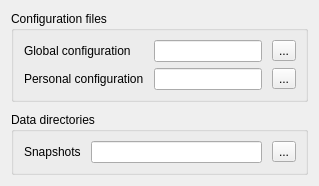
      <widget class="QWidget" name="pathSettingsPage">
       <layout class="QVBoxLayout" name="verticalLayout" stretch="0,0,1">
        <property name="spacing">
         <number>10</number>
        </property>
        <item>
         <widget class="QGroupBox" name="groupBox">
          <property name="title">
           <string>Configuration files</string>
          </property>
          <layout class="QGridLayout" name="gridLayout_3">
           <property name="leftMargin">
            <number>10</number>
           </property>
           <property name="horizontalSpacing">
            <number>10</number>
           </property>
           <item row="0" column="1">
            <widget class="QLineEdit" name="globalConfigurationPath"/>
           </item>
           <item row="0" column="0">
            <widget class="QLabel" name="label_5">
             <property name="text">
              <string>Global configuration</string>
             </property>
            </widget>
           </item>
           <item row="1" column="0">
            <widget class="QLabel" name="label_2">
             <property name="text">
              <string>Personal configuration</string>
             </property>
            </widget>
           </item>
           <item row="1" column="1">
            <widget class="QLineEdit" name="personalConfigurationPath"/>
           </item>
           <item row="0" column="2">
            <widget class="QToolButton" name="openGlobalConfig">
             <property name="text">
              <string>...</string>
             </property>
             <property name="icon">
              <iconset resource="../imc.qrc">
               <normaloff>:/Resources/document-open.png</normaloff>:/Resources/document-open.png</iconset>
             </property>
            </widget>
           </item>
           <item row="1" column="2">
            <widget class="QToolButton" name="openPersonalConfig">
             <property name="text">
              <string>...</string>
             </property>
             <property name="icon">
              <iconset resource="../imc.qrc">
               <normaloff>:/Resources/document-open.png</normaloff>:/Resources/document-open.png</iconset>
             </property>
            </widget>
           </item>
          </layout>
         </widget>
        </item>
        <item>
         <widget class="QGroupBox" name="groupBox_2">
          <property name="title">
           <string>Data directories</string>
          </property>
          <layout class="QGridLayout" name="gridLayout_2">
           <property name="leftMargin">
            <number>10</number>
           </property>
           <property name="horizontalSpacing">
            <number>10</number>
           </property>
           <item row="0" column="1">
            <spacer name="horizontalSpacer_3">
             <property name="orientation">
              <enum>Qt::Horizontal</enum>
             </property>
             <property name="sizeHint" stdset="0">
              <size>
               <width>0</width>
               <height>0</height>
              </size>
             </property>
            </spacer>
           </item>
           <item row="1" column="1">
            <widget class="QLineEdit" name="snapshotDirectory"/>
           </item>
           <item row="1" column="0">
            <widget class="QLabel" name="label">
             <property name="text">
              <string>Snapshots</string>
             </property>
            </widget>
           </item>
           <item row="1" column="2">
            <widget class="QToolButton" name="openSnapshotDirectory">
             <property name="text">
              <string>...</string>
             </property>
             <property name="icon">
              <iconset resource="../imc.qrc">
               <normaloff>:/Resources/document-open.png</normaloff>:/Resources/document-open.png</iconset>
             </property>
            </widget>
           </item>
          </layout>
         </widget>
        </item>
        <item>
         <spacer name="verticalSpacer">
          <property name="orientation">
           <enum>Qt::Vertical</enum>
          </property>
          <property name="sizeHint" stdset="0">
           <size>
            <width>0</width>
            <height>0</height>
           </size>
          </property>
         </spacer>
        </item>
       </layout>
      </widget>
